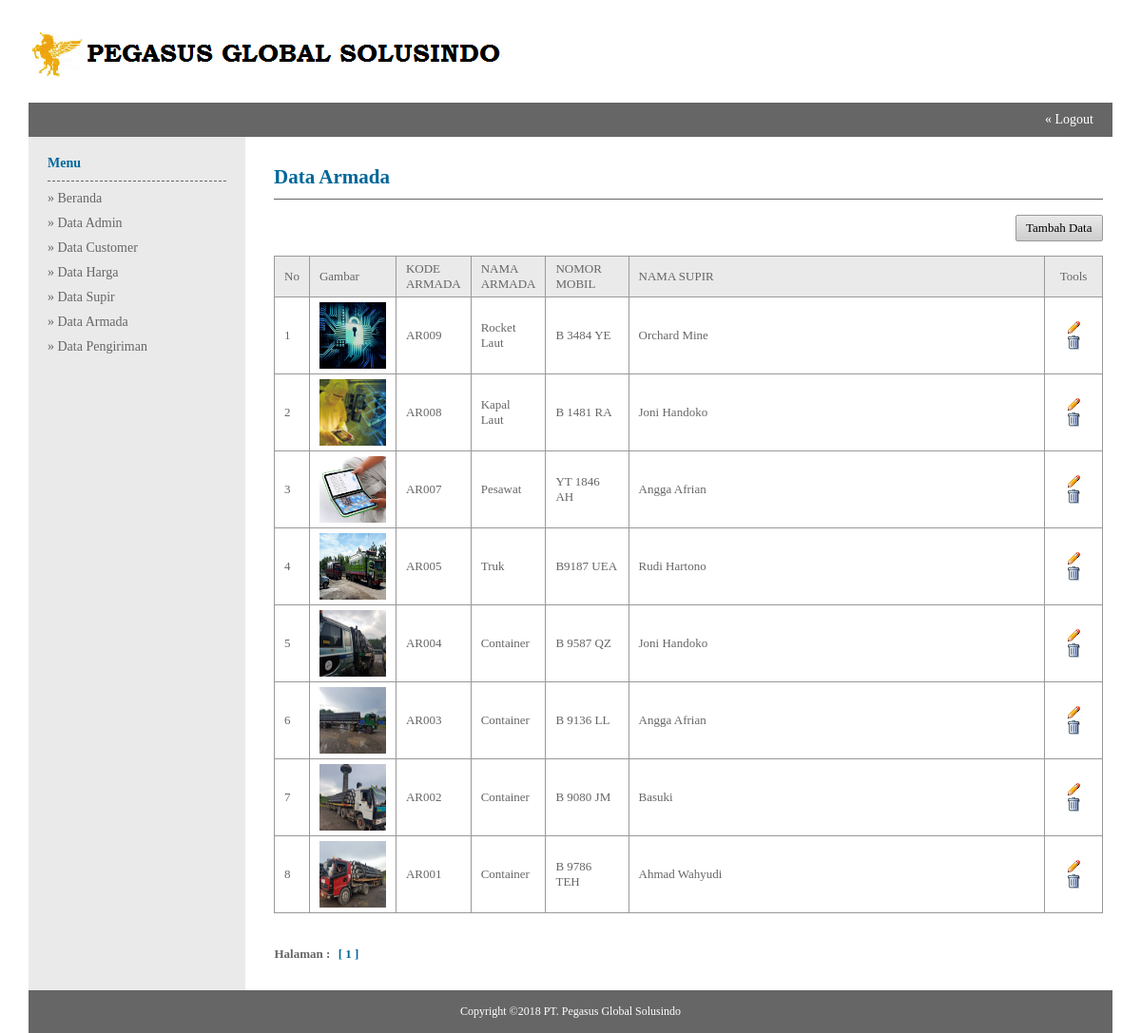
/admin/index.php?module=Data_Armada (signed in), run on the app's committed database.
### tables this page shows
CREATE TABLE `armada` (
  `kd_armada` varchar(20) NOT NULL,
  `nm_armada` varchar(50) NOT NULL,
  `no_mobil` varchar(50) NOT NULL,
  `gambar` varchar(200) NOT NULL,
  `kd_driver` varchar(20) NOT NULL
);

CREATE TABLE `driver` (
  `kd_driver` varchar(50) NOT NULL,
  `nm_lengkap` text NOT NULL,
  `no_hp` varchar(12) NOT NULL,
  `alamat` varchar(100) NOT NULL
);

### admin/data_armada.php (the view)
<table width="100%" border="0">
<tr>
	<td class="judul-halaman"><h2>Data Armada</h2></td>
</tr>
<tr>
	<td>
    <br/>
    <table class="table-list" width="100%" border="0">
    <tr>
    	<td class="top-button" align="right" colspan="7">
        <a class="button small grey fontB" href="?module=Tambah_Armada">Tambah Data</a>
        </td>
    </tr>
    <tr class="head">
    	<td width="3%">No</td>
        <td width="10%">Gambar</td>
        <td width="8%">KODE ARMADA</td>
        <td width="8%">NAMA ARMADA</td>
        <td width="10%">NOMOR MOBIL</td>
        <td>NAMA SUPIR</td>
        <td width="7%" align="center">Tools</td>
    </tr>
    <?php
	$batas = 10;
	$hal = isset($_GET['hal']) ? $_GET['hal'] : null;
	if(empty($_GET['hal'])){
		$hal = 1;
	}
	$pos = ($hal - 1) * $batas;
	$query = mysql_query("select armada.*,driver.nm_lengkap from armada,driver where armada.kd_driver = driver.kd_driver order by kd_armada desc limit $pos, $batas") or die (mysql_error());
	while($array = mysql_fetch_array($query)){
		$pos++;
	?>
    <tr class="data">
    	<td><?php echo $pos;?></td>
        <td><img src="../images/armada/<?php echo $array['gambar'];?>" width="70" height="70"></td>
        <td><?php echo $array['kd_armada'];?></td>
        <td><?php echo $array['nm_armada'];?></td>
        <td><?php echo $array['no_mobil'];?></td>
        <td><?php echo $array['nm_lengkap'];?></td>
        <td class="table-tools" align="center">
        <a href="?module=Ubah_Armada&id=<?php echo $array['kd_armada'];?>" title="Ubah"><img src="../images/pencil.gif" /></a>
        <a href="?module=Hapus&id=<?php echo $array['kd_armada'];?>&execute=armada" title="Hapus" onclick="return confirm ('Anda yakin ingin menghapus <?php echo $array['nm_armada'];?> ?');"><img src="../images/trash.gif" /></a>
        </td>
    </tr>
    <?php } ?>
    <tr>
    	<td class="halaman" colspan="7">
    	Halaman :
		<?php
		$data = mysql_query("select * from armada") or die (mysql_error());
		$row_data = mysql_num_rows($data);
		$jml_hal = ceil($row_data/$batas);
		for($h=1;$h<=$jml_hal;$h++){
			if($h != $hal){
				echo "<a href='?module=Data_Armada&hal=$h'>$h</a>";
			}
			else{
				echo "<span>[ $h ]</span>";
			}
		}
		?>
    	</td>
    </tr>
    </table>
    </td>
</tr>
</table>

### css/style_admin.css (style rules this page uses)
* { margin:0; padding:0; }
body { font-size:14px; font-family:"Myriad Pro"; color:#666; }
table { border-collapse:collapse; border-spacing:0; margin:0 auto; }
h1,h2,h3,h4,h5,h6 { color:#069; }
a { text-decoration:none; color:#666; }
.top-button { padding-bottom:15px; }
.judul-halaman { padding-bottom:10px; border-bottom:1px solid #666; }
.halaman { padding-top:35px; font-weight:600; }
.halaman span, .halaman a { margin:0 5px; }
.halaman span { color:#069; cursor:default; }
.table-tools a { margin:0 2px; }
.table-list { font-size:13px; }
.table-list .head td { padding:5px 10px; border:1px solid #999; background-color:#EAEAEA; }
.table-list .data td { padding:5px 10px; border:1px solid #999; }

### css/button.css (style rules this page uses)
.button { display:inline-block; cursor:pointer; font-size:13px; }
.fontB { color:#000; }
.small { padding:5px 10px; -moz-border-radius:2px; -webkit-border-radius:2px; -o-border-radius:2px; border-radius:2px; }
.grey { background:#EAEAEA; border:1px solid #999; background-image: -moz-linear-gradient(top, #EAEAEA, #CCC); background-image: -webkit-gradient(linear, 0 0, 0 100%, from(#EAEAEA), to(#CCC)); background-image: -webkit-linear-gradient(top, #EAEAEA, #CCC); background-image: -o-linear-gradient(top, #EAEAEA, #CCC); background-image: linear-gradient(to bottom, #EAEAEA, #CCC); filter: progid:DXImageTransform.Microsoft.gradient(startColorstr='#EAEAEA', endColorstr='#CCC'); }

### data on the page
armada: gambar (picture), kd_armada "AR009", nm_armada "Rocket Laut", no_mobil "B 3484 YE", kd_driver.nm_lengkap "Orchard Mine"
armada: gambar (picture), kd_armada "AR008", nm_armada "Kapal Laut", no_mobil "B 1481 RA", kd_driver.nm_lengkap "Joni Handoko"
armada: gambar (picture), kd_armada "AR007", nm_armada "Pesawat", no_mobil "YT 1846 AH", kd_driver.nm_lengkap "Angga Afrian"
armada: gambar (picture), kd_armada "AR005", nm_armada "Truk", no_mobil "B9187 UEA", kd_driver.nm_lengkap "Rudi Hartono"
armada: gambar (picture), kd_armada "AR004", nm_armada "Container", no_mobil "B 9587 QZ", kd_driver.nm_lengkap "Joni Handoko"
armada: gambar (picture), kd_armada "AR003", nm_armada "Container", no_mobil "B 9136 LL", kd_driver.nm_lengkap "Angga Afrian"
armada: gambar (picture), kd_armada "AR002", nm_armada "Container", no_mobil "B 9080 JM", kd_driver.nm_lengkap "Basuki"
armada: gambar (picture), kd_armada "AR001", nm_armada "Container", no_mobil "B 9786 TEH", kd_driver.nm_lengkap "Ahmad Wahyudi"
